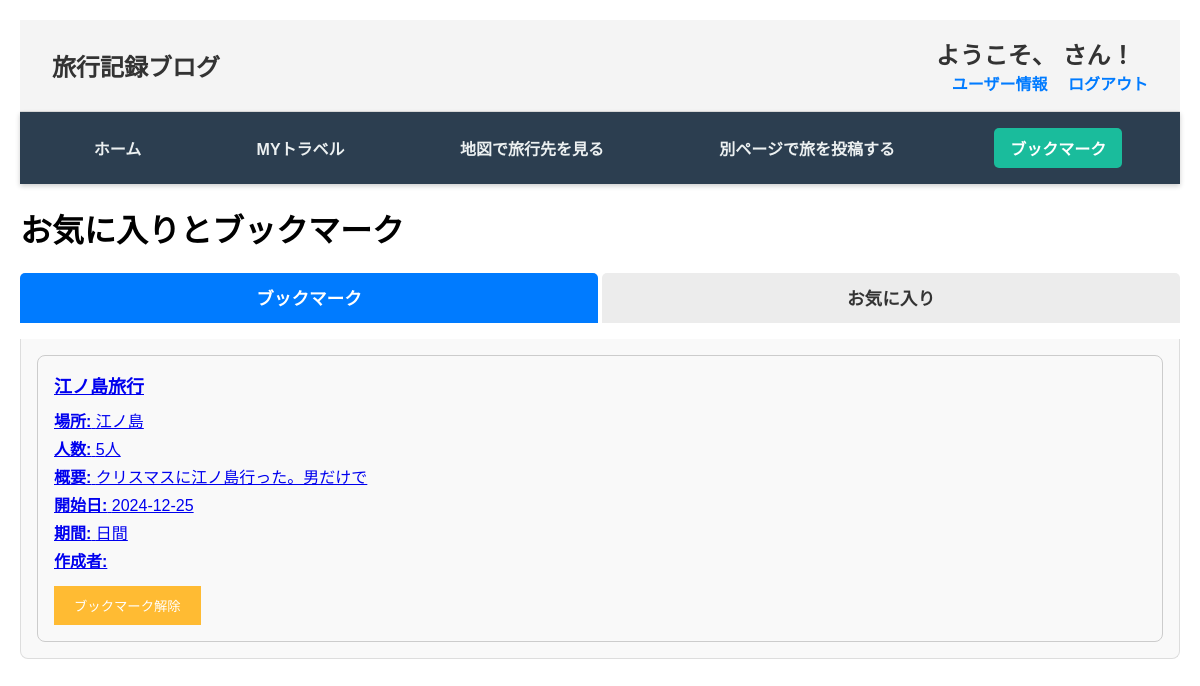
The page /favorite_bookmark (signed in) on the database its author committed.
### tables this page shows
CREATE TABLE bookmark_data (
    id INTEGER PRIMARY KEY AUTOINCREMENT,
    t_id INTEGER NOT NULL,  -- travel_dataのid
    u_id INTEGER NOT NULL,  -- users_tableのid
    b_created_at TIMESTAMP DEFAULT CURRENT_TIMESTAMP,  -- ブックマークが作成された日時
    FOREIGN KEY(t_id) REFERENCES travel_data(id) ON DELETE CASCADE,
    FOREIGN KEY(u_id) REFERENCES users_table(id) ON DELETE CASCADE
);

CREATE TABLE travel_data (
    id INTEGER PRIMARY KEY AUTOINCREMENT,
    t_title TEXT NOT NULL,
    t_location TEXT NOT NULL,
    human_number INTEGER NOT NULL,
    overview TEXT,
    start_date DATE NOT NULL,  -- 開始日
    end_date DATE NOT NULL,    -- 終了日
    image_path TEXT,
    u_id INTEGER NOT NULL,
    FOREIGN KEY(u_id) REFERENCES users_table(id)
);

### routes/favorite_bookmark.py (the view)
@favorite_bookmark_bp.route('/favorite_bookmark', methods=['GET'])
def favorite_bookmark():
    if 'user_id' not in session:
        flash("ログインしてください")
        return redirect(url_for('login.login'))
    user_id = session['user_id']
    conn = sqlite3.connect('app.db')
    conn.row_factory = sqlite3.Row
    cursor = conn.cursor()
    cursor.execute("""
        SELECT travel_data.*, bookmark_data.id AS bookmark_id, bookmark_data.b_created_at AS bookmark_created_at
        FROM travel_data
        INNER JOIN bookmark_data ON travel_data.id = bookmark_data.t_id
        WHERE bookmark_data.u_id = ?
        ORDER BY bookmark_data.b_created_at DESC
    """, (user_id,))
    bookmarked_travel_items = cursor.fetchall()
    cursor.execute("""
        SELECT travel_data.*, favorites.created_at AS favorite_created_at
        FROM travel_data
        INNER JOIN favorites ON travel_data.id = favorites.t_id
        WHERE favorites.u_id = ?
        ORDER BY favorites.created_at DESC
    """, (user_id,))
    favorited_travel_items = cursor.fetchall()
    conn.close()
    return render_template(
        'favorite_bookmark.html',
        bookmarked_travel_items=bookmarked_travel_items,
        favorited_travel_items=favorited_travel_items,
    )

### templates/favorite_bookmark.html (shortened to what this page needs)
<!DOCTYPE html>
<html lang="ja">
<head>
    <link rel="stylesheet" href="{{ url_for('static', filename='style.css') }}">
</head>
<body>
    <div class="header-top">
        <h1 class="welcome-msg">旅行記録ブログ</h1>
        <div class="user-actions">
            <h1 class="welcome-msg">ようこそ、{{ username }} さん！</h1>
            <a href="{{ url_for('users_data.users_data') }}">ユーザー情報</a>
            <a href="{{ url_for('auth.logout') }}">ログアウト</a>
        </div>
    </div>
    {% set current = request.endpoint %}
    <div class="nav-links">
        <a href="{{ url_for('home.home') }}" class="{% if current == 'home.home' %}active{% endif %}">ホーム</a>
        <a href="{{ url_for('my_travel.my_travel') }}"
            class="{% if current == 'my_travel.my_travel' %}active{% endif %}">MYトラベル</a>
        <a href="{{ url_for('locations.locations') }}"
            class="{% if current == 'locations.locations' %}active{% endif %}">地図で旅行先を見る</a>
        <a href="{{ url_for('input.input') }}"
            class="{% if current == 'input.input' %}active{% endif %}">別ページで旅を投稿する</a>
        <a href="{{ url_for('favorite_bookmark.favorite_bookmark') }}"
            class="{% if current == 'favorite_bookmark.favorite_bookmark' %}active{% endif %}">ブックマーク</a>
    </div>
    <h1>お気に入りとブックマーク</h1>
    <div class="tab-buttons">
        <button id="bookmark-tab" class="active" type="button">ブックマーク</button>
        <button id="favorite-tab" type="button">お気に入り</button>
    </div>
    <div id="bookmark-content" class="tab-content active">
        {% if bookmarked_travel_items %}
        {% for item in bookmarked_travel_items %}
        <div class="plan-card">
            <a href="{{ url_for('detail.detail', travel_id=item.id) }}" class="custom-link">
                <h3>{{ item.t_title }}</h3>
                <p><strong>場所:</strong> {{ item.t_location }}</p>
                <p><strong>人数:</strong> {{ item.human_number }}人</p>
                <p>
                    <strong>概要:</strong>
                    {{ item.overview[:80] }}
                </p>
                <p><strong>開始日:</strong> {{ item.start_date }}</p>
                <p><strong>期間:</strong> {{ item.duration_days }}日間</p>
                <p><strong>作成者:</strong> {{ item.username }}</p>
            </a>
            <form action="{{ url_for('favorite_bookmark.remove_bookmark') }}" method="POST" class="bookmark-form">
                <button type="submit" class="bookmark-button">ブックマーク解除</button>
            </form>
        </div>
        {% endfor %}
        {% else %}
        <p>ブックマークはありません。</p>
        {% endif %}
    </div>
</body>
</html>

### static/style.css (style rules this page uses)
body { font-family: Arial, sans-serif; margin: 20px; }
.header-top { display: flex; justify-content: space-between; align-items: center; padding: 1rem 2rem; background-color: #f4f4f4; border-bottom: 1px solid #ddd; }
.welcome-msg { margin: 0; font-size: 1.5rem; color: #333; }
.user-actions a { margin-left: 1rem; text-decoration: none; color: #007BFF; font-weight: bold; transition: color 0.3s ease; }
.nav-links { position: sticky; top: 0; background-color: #2c3e50; padding: 1rem; display: flex; justify-content: space-around; align-items: center; z-index: 1000; box-shadow: 0 2px 5px rgba(0, 0, 0, 0.2); }
.nav-links a { color: #ecf0f1; text-decoration: none; font-weight: bold; padding: 0.5rem 1rem; transition: background-color 0.3s ease; border-radius: 5px; }
.nav-links a.active { background-color: #1abc9c; color: white; border-radius: 5px; }
.plan-card { border: 1px solid #ccc; border-radius: 8px; padding: 16px; text-decoration: none; color: inherit; background-color: #f9f9f9; transition: box-shadow 0.3s; }
.plan-card h3 { margin: 0 0 10px; font-size: 18px; }
.plan-card p { margin: 4px 0; }
.bookmark-button { background-color: #ffbb33; color: white; border: none; padding: 10px 20px; cursor: pointer; margin-top: 10px; }
.tab-buttons { display: flex; margin-bottom: 1em; }
.tab-buttons button { flex: 1; padding: 0.7em 0; background: #ececec; border: none; border-radius: 5px 5px 0 0; cursor: pointer; font-size: 1.1em; font-weight: bold; color: #333; transition: background 0.3s, color 0.3s; }
.tab-buttons button.active { background: #007BFF; color: #fff; }
.tab-buttons button:not(:last-child) { margin-right: 4px; }
.tab-content { display: none; background: #f9f9f9; border: 1px solid #ddd; border-top: none; border-radius: 0 0 8px 8px; padding: 1em; }
.tab-content.active { display: block; }

### rows shown on the page
bookmark_data: t_title "江ノ島旅行", t_location "江ノ島", human_number "5", overview "クリスマスに江ノ島行った。男だけで", start_date "2024-12-25"
